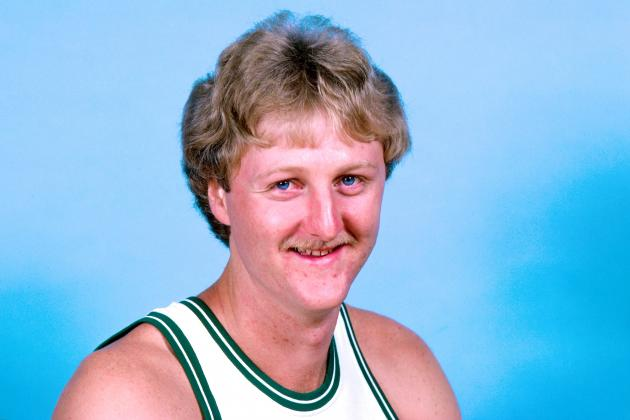
#> input picture testing/face_recognition/images/Larry/four.jpg, 630 x 420 px, given in place of the camera
$ python chat.py
#> lines starting #> are read from the running program, lines starting #| are printed output that depends on the picture; after the words box and inside, x2 and y2 are one past the last pixel; in counts of white or black regions, pixels touching at a corner belong together
import cv2

# Create a video capture object
cap = cv2.VideoCapture(0)

# Initialize the background subtractor
fgbg = cv2.createBackgroundSubtractorMOG2()

while True:
    # Read a frame from the video capture object
    ret, frame = cap.read()
#> frame is the input picture: shape (420, 630, 3); mean B, G, R 212.8, 181.4, 141.3

    # Apply the background subtractor to the current frame
    fgmask = fgbg.apply(frame)
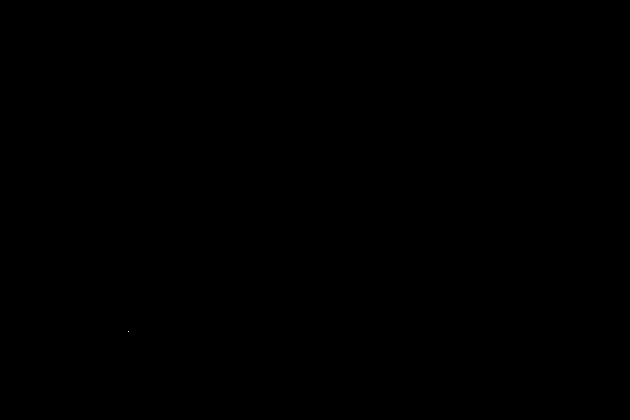
#> fgmask: shape (420, 630); values 127 (black) and 255 (white), 0% white in thin lines or dots, all inside (x1, y1, x2, y2) = (128, 331, 129, 332)

    # Apply some basic image processing to the foreground mask
    kernel = cv2.getStructuringElement(cv2.MORPH_ELLIPSE, (5, 5))
    fgmask = cv2.morphologyEx(fgmask, cv2.MORPH_OPEN, kernel)
#> fgmask: shape (420, 630); every value is 127

    # Find contours in the foreground mask
    contours, hierarchy = cv2.findContours(fgmask, cv2.RETR_EXTERNAL, cv2.CHAIN_APPROX_SIMPLE)
#> contours = [[[0, 0], [0, 419], [629, 419], [629, 0]]]

    # Draw rectangles around the contours
    for contour in contours:
        if cv2.contourArea(contour) > 500:
            (x, y, w, h) = cv2.boundingRect(contour)
            cv2.rectangle(frame, (x, y), (x+w, y+h), (0, 255, 0), 2)
#> this loop made 1 pass
#> (contour, x, y, w, h) on pass 1: ([[0, 0], [0, 419], [629, 419], [629, 0]], 0, 0, 630, 420)
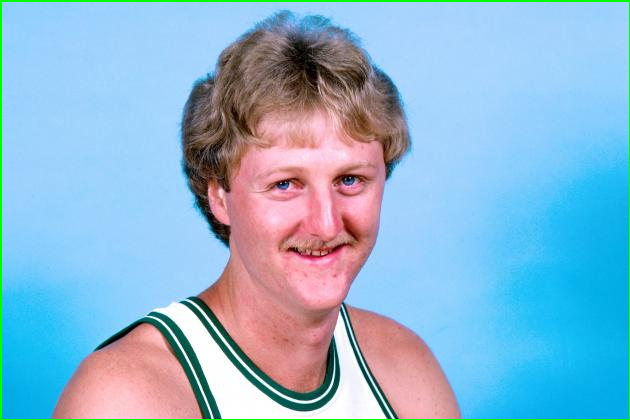
#> frame: shape (420, 630, 3); 1.19% of pixels changed, all inside (x1, y1, x2, y2) = (0, 0, 630, 420)

    # Display the original frame and the foreground mask
    cv2.imshow('Frame', frame)
    cv2.imshow('FG Mask', fgmask)

    # Exit the loop if the 'q' key is pressed
    if cv2.waitKey(1) & 0xFF == ord('q'):
#> (key q is pressed here)
        break

# Release the video capture object and close all windows
cap.release()
cv2.destroyAllWindows()
